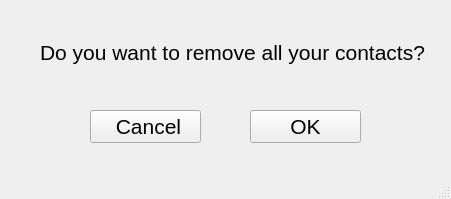
<?xml version="1.0" encoding="UTF-8"?>
<ui version="4.0">
 <class>ClearAll_MainWindow</class>
 <widget class="QMainWindow" name="ClearAll_MainWindow">
  <property name="geometry">
   <rect>
    <x>0</x>
    <y>0</y>
    <width>451</width>
    <height>199</height>
   </rect>
  </property>
  <property name="windowTitle">
   <string>Warning!</string>
  </property>
  <widget class="QWidget" name="centralwidget">
   <widget class="QLabel" name="label">
    <property name="geometry">
     <rect>
      <x>40</x>
      <y>40</y>
      <width>389</width>
      <height>25</height>
     </rect>
    </property>
    <property name="font">
     <font>
      <pointsize>16</pointsize>
     </font>
    </property>
    <property name="text">
     <string>Do you want to remove all your contacts?</string>
    </property>
   </widget>
   <widget class="QPushButton" name="pushButton">
    <property name="geometry">
     <rect>
      <x>90</x>
      <y>110</y>
      <width>111</width>
      <height>33</height>
     </rect>
    </property>
    <property name="font">
     <font>
      <pointsize>16</pointsize>
     </font>
    </property>
    <property name="layoutDirection">
     <enum>Qt::LeftToRight</enum>
    </property>
    <property name="text">
     <string> Cancel</string>
    </property>
   </widget>
   <widget class="QPushButton" name="pushButton_2">
    <property name="geometry">
     <rect>
      <x>250</x>
      <y>110</y>
      <width>111</width>
      <height>33</height>
     </rect>
    </property>
    <property name="font">
     <font>
      <pointsize>16</pointsize>
     </font>
    </property>
    <property name="text">
     <string>OK</string>
    </property>
    <property name="checkable">
     <bool>false</bool>
    </property>
   </widget>
  </widget>
  <widget class="QMenuBar" name="menubar">
   <property name="geometry">
    <rect>
     <x>0</x>
     <y>0</y>
     <width>451</width>
     <height>21</height>
    </rect>
   </property>
  </widget>
  <widget class="QStatusBar" name="statusbar"/>
  <action name="actiondelete">
   <property name="icon">
    <iconset>
     <normaloff>../../../Downloads/Programs/pyqt/icons/ui-toolbar--exclamation.png</normaloff>../../../Downloads/Programs/pyqt/icons/ui-toolbar--exclamation.png</iconset>
   </property>
   <property name="text">
    <string>delete</string>
   </property>
  </action>
 </widget>
 <resources/>
 <connections/>
</ui>
